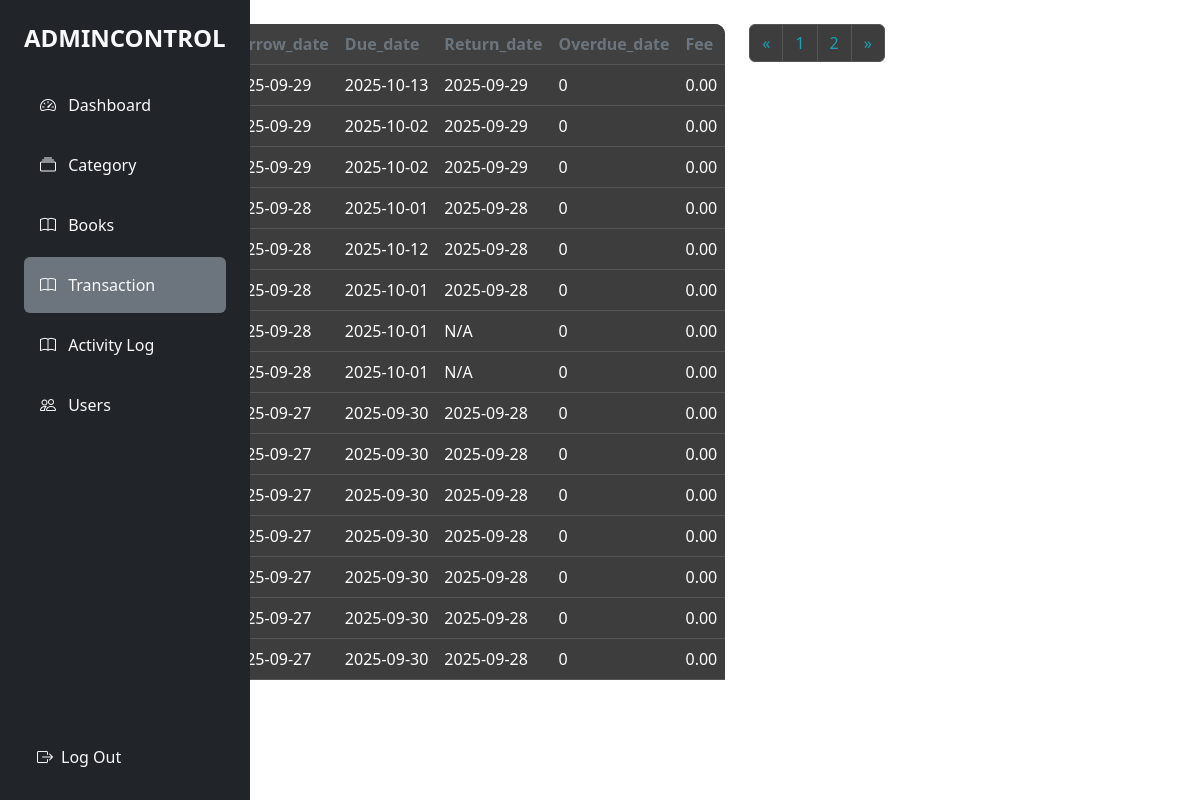
The app's page /admin/transaction.php (signed in) with its own data.
### tables this page shows
CREATE TABLE `transactions` (
  `transaction_id` int(11) NOT NULL,
  `user_id` int(11) DEFAULT NULL,
  `book_id` int(11) DEFAULT NULL,
  `borrow_date` date NOT NULL DEFAULT curdate(),
  `due_date` date NOT NULL,
  `return_date` date DEFAULT NULL,
  `overdue_days` int(11) DEFAULT 0,
  `fee` decimal(10,2) DEFAULT 0.00
);

### admin/BookController.php (called while the page is built, shortened)
<?php
class Database
{
    private $host = "localhost";
    private $db   = "it6_LMS";
    private $user = "root";
    private $pass = "";
    public function __construct()
    {
        try {
            $dsn = "mysql:host={$this->host};dbname={$this->db};charset=utf8";
            $this->pdo = new PDO($dsn, $this->user, $this->pass);
        } catch (PDOException $e) {
            die("Database Connection Failed: " . $e->getMessage());
        }
    }
}

### admin/transactionControll.php (called while the page is built, shortened)
<?php
class Library
{
  private $conn;
  public function __construct($db)
  {
    $this->conn = $db;
  }
  public function countTransactions()
  {
    $stmt = $this->conn->query("SELECT COUNT(*) as total FROM transactions");
    return (int) $stmt->fetch(PDO::FETCH_ASSOC)['total'];
  }
  public function getTransactions($limit, $offset)
  {
    $stmt = $this->conn->prepare("
        SELECT
            t.transaction_id,
            t.user_id,
            t.book_id,
            t.borrow_date,
            t.due_date,
            t.return_date,
            t.overdue_days,
            t.fee
        FROM transactions t
        ORDER BY t.borrow_date DESC
        LIMIT :limit OFFSET :offset
    ");
    $stmt->bindValue(':limit', (int)$limit, PDO::PARAM_INT);
    $stmt->bindValue(':offset', (int)$offset, PDO::PARAM_INT);
    $stmt->execute();
    return $stmt->fetchAll(PDO::FETCH_ASSOC);
  }
}

### admin/transaction.php (the view, shortened to what this page needs)
<?php
require '../admin/BookController.php';
require '../admin/transactionControll.php';
$db = new Database();
$library = new Library($db->pdo);
$limit = 15;
$page = isset($_GET['page']) ? (int)$_GET['page'] : 1;
$offset = ($page - 1) * $limit;
$totalusers = $library->countTransactions();
$totalPages = ceil($totalusers / $limit);
$users = $library->getTransactions($limit, $offset);
?>
<!DOCTYPE html>
<html lang="en">
<head>
  <link rel="stylesheet" href="../admin/style.css" />
  <link href="https://cdn.jsdelivr.net/npm/bootstrap@5.3.8/dist/css/bootstrap.min.css" rel="stylesheet">
  <link href="https://cdn.jsdelivr.net/npm/bootstrap-icons@1.10.0/font/bootstrap-icons.css" rel="stylesheet">
</head>
<body>
  <div class="d-flex min-vh-100">
    <?php if (file_exists('Frontend/sidebar.php')) include 'Frontend/sidebar.php'; ?>
    <div class="table-responsive m-4" style="border-radius: 10px;">
      <table class="table table-dark table-hover align-middle">
        <thead>
          <tr>
            <th scope="col">ID</th>
            <th scope="col">User_id</th>
            <th scope="col">Book_id</th>
            <th scope="col">Borrow_date</th>
            <th scope="col">Due_date</th>
            <th scope="col">Return_date</th>
            <th scope="col">Overdue_date</th>
            <th scope="col">Fee</th>
          </tr>
        </thead>
        <tbody>
          <?php foreach ($library->getTransactions($limit, $offset) as $row): ?>
            <tr>
              <td><?= htmlspecialchars($row['transaction_id']) ?></td>
              <td><?= htmlspecialchars($row['user_id']) ?></td>
              <td><?= htmlspecialchars($row['book_id']) ?></td>
              <td><?= htmlspecialchars($row['borrow_date']) ?></td>
              <td><?= htmlspecialchars($row['due_date'] ?? 'N/A') ?></td>
              <td><?= htmlspecialchars($row['return_date'] ?? 'N/A') ?></td>
              <td><?= htmlspecialchars($row['overdue_days']) ?></td>
              <td><?= htmlspecialchars($row['fee']) ?></td>
            </tr>
          <?php endforeach; ?>
        </tbody>
      </table>
    </div>
    <div class="d-flex justify-content-center mt-4">
      <nav aria-label="Book pagination">
        <ul class="pagination">
          <li class="page-item <?php if ($page <= 1) echo 'disabled'; ?>">
            <a class="page-link" href="?page=<?php echo $page - 1; ?>" aria-label="Previous">
              &laquo;
            </a>
          </li>
          <?php for ($i = 1; $i <= $totalPages; $i++): ?>
            <li class="page-item <?php if ($i == $page) echo 'active'; ?>">
              <a class="page-link" href="?page=<?php echo $i; ?>"><?php echo $i; ?></a>
            </li>
          <?php endfor; ?>
          <li class="page-item <?php if ($page >= $totalPages) echo 'disabled'; ?>">
            <a class="page-link" href="?page=<?php echo $page + 1; ?>" aria-label="Next">
              &raquo;
            </a>
          </li>
        </ul>
      </nav>
    </div>
</body>
</html>

### admin/style.css (style rules this page uses)
body { background-color: #1a1a1a; color: #fff; }
.table-dark { background-color: #3d3d3d; }
.table-dark th { background-color: #404040 !important; border-color: #555 !important; color: #6c757d !important; }
.table-dark td { background-color: #3d3d3d !important; border-color: #555 !important; color: #fff !important; }
.page-link { background-color: #3d3d3d !important; border-color: #555 !important; color: #17a2b8 !important; }

### records on screen
transactions: borrow_date "2025-09-29", due_date "2025-10-13", return_date "2025-09-29", overdue_days "0", fee "0.00"
transactions: borrow_date "2025-09-29", due_date "2025-10-02", return_date "2025-09-29", overdue_days "0", fee "0.00"
transactions: borrow_date "2025-09-29", due_date "2025-10-02", return_date "2025-09-29", overdue_days "0", fee "0.00"
transactions: borrow_date "2025-09-28", due_date "2025-10-01", return_date "2025-09-28", overdue_days "0", fee "0.00"
transactions: borrow_date "2025-09-28", due_date "2025-10-12", return_date "2025-09-28", overdue_days "0", fee "0.00"
transactions: borrow_date "2025-09-28", due_date "2025-10-01", return_date "2025-09-28", overdue_days "0", fee "0.00"
transactions: borrow_date "2025-09-28", due_date "2025-10-01", return_date "N/A", overdue_days "0", fee "0.00"
transactions: borrow_date "2025-09-28", due_date "2025-10-01", return_date "N/A", overdue_days "0", fee "0.00"
transactions: borrow_date "2025-09-27", due_date "2025-09-30", return_date "2025-09-28", overdue_days "0", fee "0.00"
transactions: borrow_date "2025-09-27", due_date "2025-09-30", return_date "2025-09-28", overdue_days "0", fee "0.00"
transactions: borrow_date "2025-09-27", due_date "2025-09-30", return_date "2025-09-28", overdue_days "0", fee "0.00"
transactions: borrow_date "2025-09-27", due_date "2025-09-30", return_date "2025-09-28", overdue_days "0", fee "0.00"
transactions: borrow_date "2025-09-27", due_date "2025-09-30", return_date "2025-09-28", overdue_days "0", fee "0.00"
transactions: borrow_date "2025-09-27", due_date "2025-09-30", return_date "2025-09-28", overdue_days "0", fee "0.00"
transactions: borrow_date "2025-09-27", due_date "2025-09-30", return_date "2025-09-28", overdue_days "0", fee "0.00"
